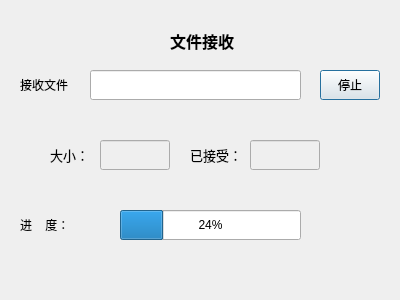
<?xml version="1.0" encoding="UTF-8"?>
<ui version="4.0">
 <class>FileCntDlg</class>
 <widget class="QDialog" name="FileCntDlg">
  <property name="geometry">
   <rect>
    <x>0</x>
    <y>0</y>
    <width>400</width>
    <height>300</height>
   </rect>
  </property>
  <property name="windowTitle">
   <string>Dialog</string>
  </property>
  <widget class="QLabel" name="labRecvTitle">
   <property name="geometry">
    <rect>
     <x>170</x>
     <y>30</y>
     <width>71</width>
     <height>21</height>
    </rect>
   </property>
   <property name="font">
    <font>
     <family>Microsoft YaHei</family>
     <pointsize>12</pointsize>
     <weight>75</weight>
     <bold>true</bold>
    </font>
   </property>
   <property name="text">
    <string>文件接收</string>
   </property>
  </widget>
  <widget class="QLabel" name="labRecv">
   <property name="geometry">
    <rect>
     <x>20</x>
     <y>70</y>
     <width>50</width>
     <height>30</height>
    </rect>
   </property>
   <property name="text">
    <string>接收文件：</string>
   </property>
  </widget>
  <widget class="QLineEdit" name="leRecv">
   <property name="geometry">
    <rect>
     <x>90</x>
     <y>70</y>
     <width>211</width>
     <height>30</height>
    </rect>
   </property>
  </widget>
  <widget class="QPushButton" name="btnRecvStop">
   <property name="geometry">
    <rect>
     <x>320</x>
     <y>70</y>
     <width>60</width>
     <height>30</height>
    </rect>
   </property>
   <property name="text">
    <string>停止</string>
   </property>
  </widget>
  <widget class="QLabel" name="labRecvSize">
   <property name="geometry">
    <rect>
     <x>50</x>
     <y>140</y>
     <width>40</width>
     <height>30</height>
    </rect>
   </property>
   <property name="font">
    <font>
     <family>Microsoft YaHei</family>
     <pointsize>10</pointsize>
    </font>
   </property>
   <property name="text">
    <string>大小：</string>
   </property>
  </widget>
  <widget class="QLineEdit" name="leRecvSize">
   <property name="enabled">
    <bool>false</bool>
   </property>
   <property name="geometry">
    <rect>
     <x>100</x>
     <y>140</y>
     <width>70</width>
     <height>30</height>
    </rect>
   </property>
   <property name="font">
    <font>
     <family>Microsoft YaHei</family>
     <pointsize>10</pointsize>
    </font>
   </property>
   <property name="readOnly">
    <bool>true</bool>
   </property>
  </widget>
  <widget class="QLabel" name="labRecvCurrentSize">
   <property name="geometry">
    <rect>
     <x>190</x>
     <y>140</y>
     <width>50</width>
     <height>30</height>
    </rect>
   </property>
   <property name="font">
    <font>
     <family>Microsoft YaHei</family>
     <pointsize>10</pointsize>
    </font>
   </property>
   <property name="text">
    <string>已接受：</string>
   </property>
  </widget>
  <widget class="QLineEdit" name="leRecvCurrentSize">
   <property name="enabled">
    <bool>false</bool>
   </property>
   <property name="geometry">
    <rect>
     <x>250</x>
     <y>140</y>
     <width>70</width>
     <height>30</height>
    </rect>
   </property>
   <property name="font">
    <font>
     <family>Microsoft YaHei</family>
     <pointsize>10</pointsize>
    </font>
   </property>
   <property name="readOnly">
    <bool>true</bool>
   </property>
  </widget>
  <widget class="QLabel" name="labRecvProgress">
   <property name="geometry">
    <rect>
     <x>20</x>
     <y>210</y>
     <width>61</width>
     <height>30</height>
    </rect>
   </property>
   <property name="text">
    <string>进    度：</string>
   </property>
  </widget>
  <widget class="QProgressBar" name="progressRecv">
   <property name="geometry">
    <rect>
     <x>120</x>
     <y>210</y>
     <width>181</width>
     <height>30</height>
    </rect>
   </property>
   <property name="value">
    <number>24</number>
   </property>
  </widget>
 </widget>
 <resources/>
 <connections/>
</ui>
